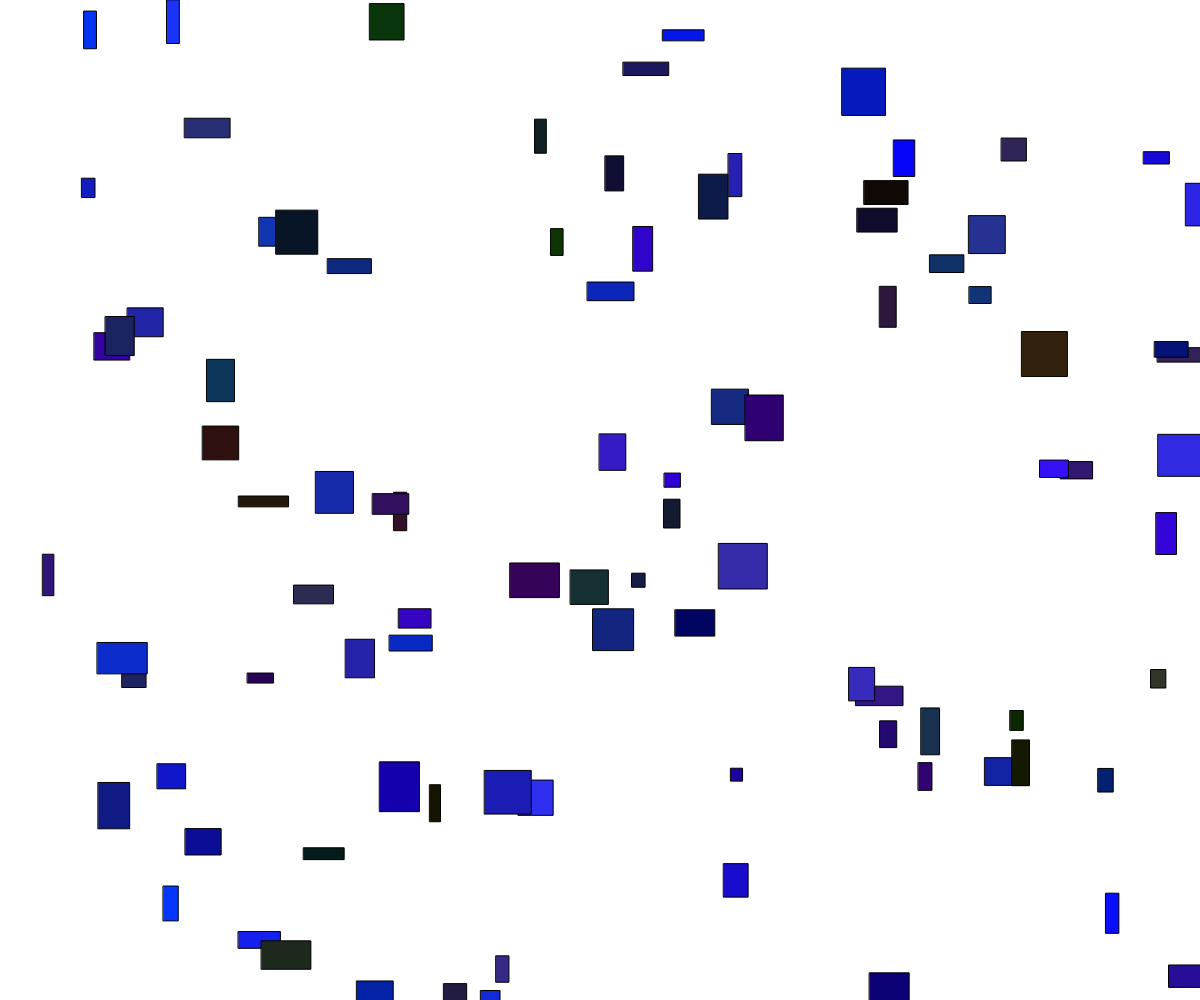
Frame 1 (no input)
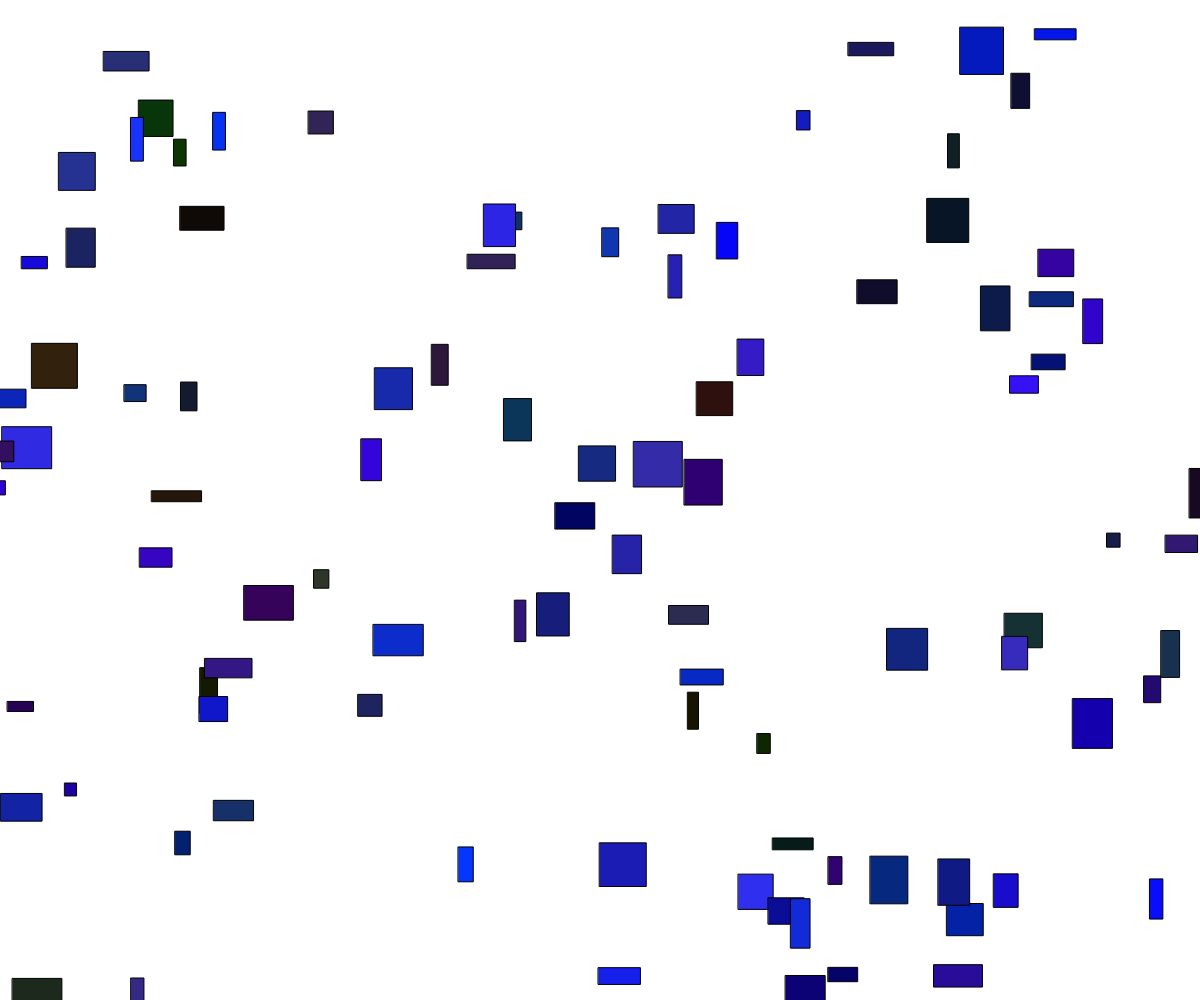
Frame 60 (no input)
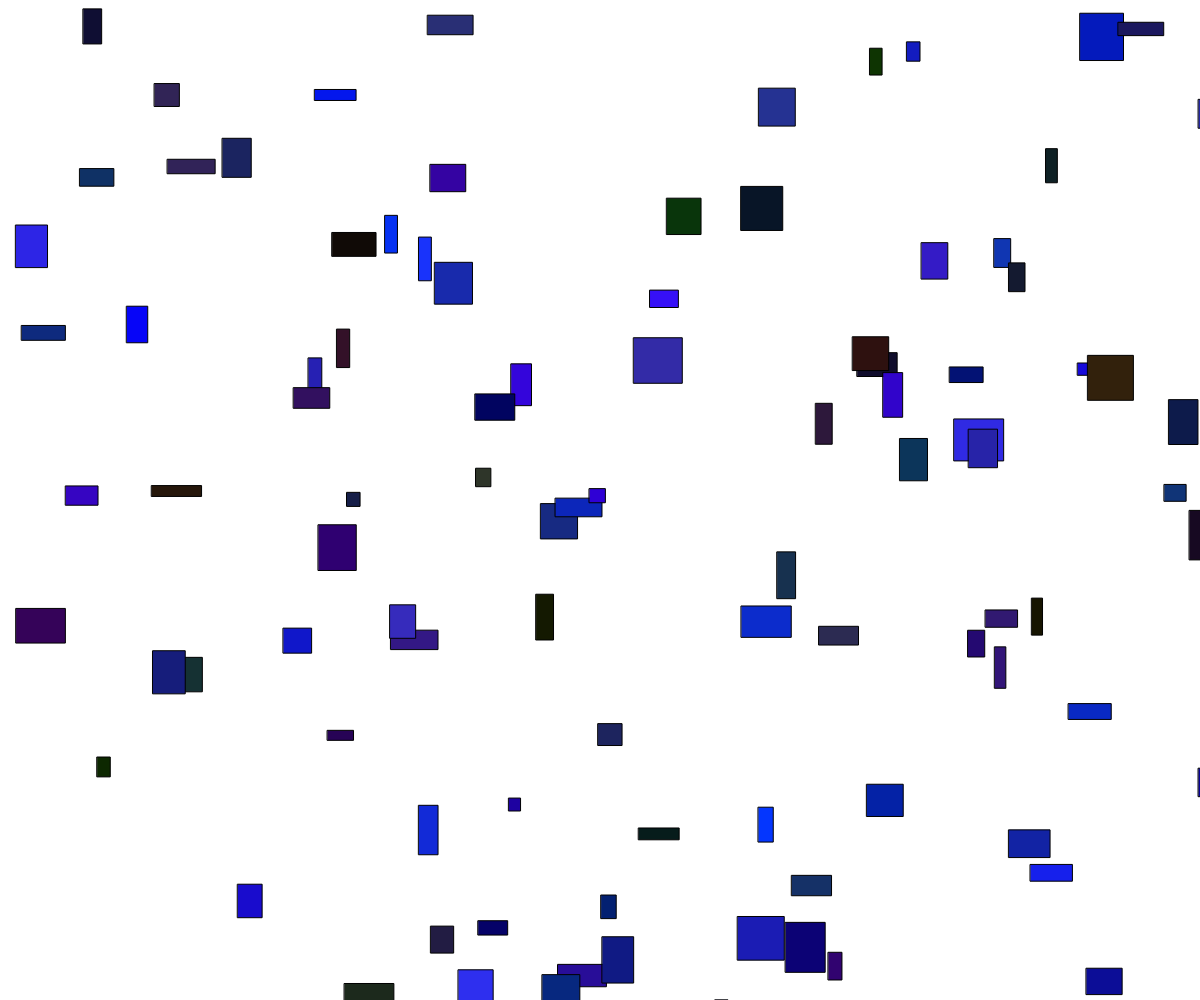
Frame 120 (the mouse pressed at the canvas centre since frame 60)

The p5.js sketch that drew these frames (run headless with seeded random() and noise() and a simulated clock; from frame 60 on, the mouse is pressed at the canvas centre):

// p5.js sketch
// ── sketch.js
var blocksArray = [];

//Called once when the page is ready
function setup() {
	createCanvas(windowWidth, windowHeight);
	for (var i = 0; i < 100; i++){
		var aBlock = new Blocks(i);
		blocksArray.push(aBlock);
	}
}

//Called every frame after setup is called
function draw() {
	background(255);
	for (var i = 0; i < blocksArray.length; i++){
		blocksArray[i].run();
	}
}

// ── blocks.js
function Blocks(speedX){
	this.posX = random(0, width);
	this.posY = random(0, height);

	this.blockW = random(10,50);
	this.blockH = random(10,50);

	this.speedX = speedX;
	this.speedY = random(-2,2);

	this.r = random(0,55);
	this.g = random(0,55);
	this.b = random(255);
	// this.a = random(0,100);

	this.display = function(){
		fill(this.r, this.g, this.b);
		rect(this.posX, this.posY, this.blockW, this.blockH);
	};

	this.update = function(){
		this.checkEdges();
		this.posX = this.posX + this.speedX;
		this.posY = this.posY + this.speedY;
	};

	this.checkEdges = function(){
		if (this.posX > width || this.posX < 0){
			this.speedX = -1 * this.speedX;
		}
		else if (this.posY > height || this.posY < 0){
			this.speedY = -1 * this.speedY;
		}
	};

	this.run = function(){
		this.update();
		this.display();
	};
}
